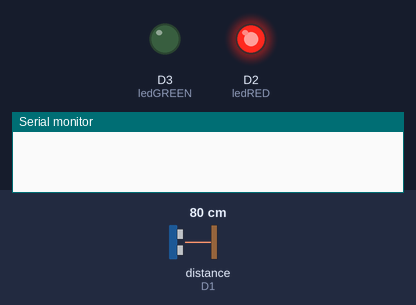
Recording of a program running on a simulated ESP8266 (NodeMCU). Shown: output pins drawn as LEDs (lit = HIGH), the last lines printed to the serial monitor. Wiring (inferred from the names in the program): ultrasonic range finder: trigger D0; echo D1. Inputs (shaded band) come from the test bench; at power-on: distance to the obstacle (sensor on D1) 80 cm. The echo pulse lasts 58.3 µs per cm; pins used as bus, display or sensor lines are not drawn.

Above: at 0.5 s.
At 1.5 s:
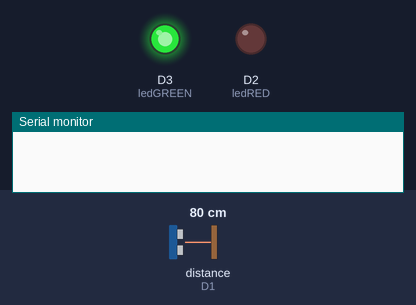
At 2.5 s:
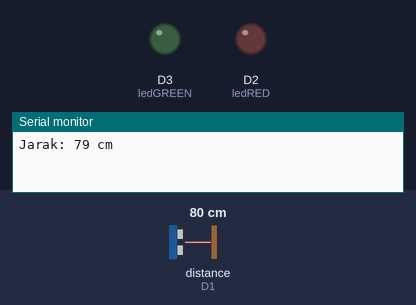
At 4.5 s:
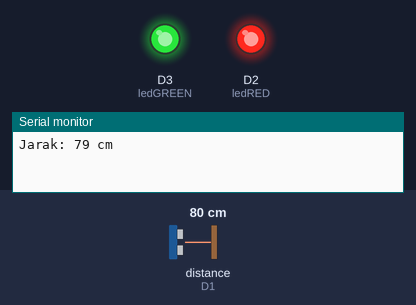
Timing chart, 0 to 5.2 s (numbered marks = the images above):
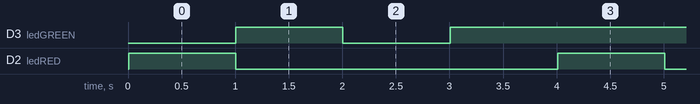

Measured:
- by itself, D3 (ledGREEN): repeats every 4.0 s: LOW 1.0 s, HIGH 3.0 s
- by itself, D2 (ledRED): alternates HIGH for 1.0 s and LOW for 3.0 s
- by itself, everything shown: repeats every 4.0 s, in 4 steps

The program:

main.cpp
```cpp
#include <Arduino.h>

int trigPin = D0;
int echoPin = D1;
int ledRED = D2;
int ledGREEN = D3;

long duration;
long distance;

void setup() {
  pinMode(ledRED, OUTPUT);
  pinMode(ledGREEN, OUTPUT);
  pinMode(trigPin, OUTPUT);
  pinMode(echoPin, INPUT);
  Serial.begin(9600);
}

void loop() {
  digitalWrite(trigPin, LOW);
  delayMicroseconds(5);
  digitalWrite(trigPin, HIGH);
  delayMicroseconds(10);
  digitalWrite(trigPin, LOW);

  duration = pulseIn(echoPin, HIGH);
  distance = 0.034 * duration / 2;

  digitalWrite(ledRED, HIGH);
  delay(1000);
  digitalWrite(ledRED, LOW);
  digitalWrite(ledGREEN, HIGH);
  delay(1000);
  digitalWrite(ledGREEN, LOW);

  Serial.print("Jarak: ");
  Serial.print(distance);
  Serial.println(" cm");
  if (distance <= 10)
  {
    digitalWrite(ledRED, HIGH);
  }
  else
  {
    digitalWrite(ledRED, LOW);
  }
  delay(1000);
  if (distance >= 10)
  {
    digitalWrite(ledGREEN, HIGH);
  }
  else
  {
    digitalWrite(ledGREEN, LOW);
  }
  delay(1000);
}
```
